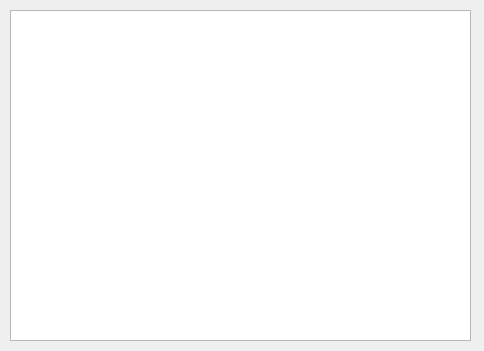
<?xml version="1.0" encoding="UTF-8"?>
<ui version="4.0">
 <class>error</class>
 <widget class="QDialog" name="error">
  <property name="geometry">
   <rect>
    <x>0</x>
    <y>0</y>
    <width>484</width>
    <height>351</height>
   </rect>
  </property>
  <property name="windowTitle">
   <string>Error Logs</string>
  </property>
  <widget class="QTextBrowser" name="errorTab">
   <property name="geometry">
    <rect>
     <x>10</x>
     <y>10</y>
     <width>461</width>
     <height>331</height>
    </rect>
   </property>
  </widget>
 </widget>
 <resources/>
 <connections/>
</ui>
